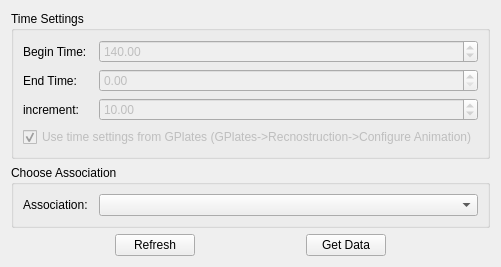
<?xml version="1.0" encoding="UTF-8"?>
<ui version="4.0">
 <class>Form</class>
 <widget class="QWidget" name="Form">
  <property name="geometry">
   <rect>
    <x>0</x>
    <y>0</y>
    <width>449</width>
    <height>245</height>
   </rect>
  </property>
  <property name="windowTitle">
   <string>Time Series</string>
  </property>
  <layout class="QVBoxLayout" name="verticalLayout_2">
   <item>
    <widget class="QGroupBox" name="groupBox">
     <property name="title">
      <string>Time Settings</string>
     </property>
     <layout class="QVBoxLayout" name="verticalLayout">
      <item>
       <layout class="QHBoxLayout" name="horizontalLayout_3">
        <item>
         <widget class="QLabel" name="label">
          <property name="sizePolicy">
           <sizepolicy hsizetype="Minimum" vsizetype="Preferred">
            <horstretch>0</horstretch>
            <verstretch>0</verstretch>
           </sizepolicy>
          </property>
          <property name="minimumSize">
           <size>
            <width>70</width>
            <height>0</height>
           </size>
          </property>
          <property name="text">
           <string>Begin Time:</string>
          </property>
         </widget>
        </item>
        <item>
         <widget class="QDoubleSpinBox" name="begin_time">
          <property name="enabled">
           <bool>false</bool>
          </property>
          <property name="sizePolicy">
           <sizepolicy hsizetype="Expanding" vsizetype="Fixed">
            <horstretch>0</horstretch>
            <verstretch>0</verstretch>
           </sizepolicy>
          </property>
          <property name="maximum">
           <double>9999.000000000000000</double>
          </property>
          <property name="value">
           <double>140.000000000000000</double>
          </property>
         </widget>
        </item>
       </layout>
      </item>
      <item>
       <layout class="QHBoxLayout" name="horizontalLayout_4">
        <item>
         <widget class="QLabel" name="label_2">
          <property name="sizePolicy">
           <sizepolicy hsizetype="Minimum" vsizetype="Preferred">
            <horstretch>0</horstretch>
            <verstretch>0</verstretch>
           </sizepolicy>
          </property>
          <property name="minimumSize">
           <size>
            <width>70</width>
            <height>0</height>
           </size>
          </property>
          <property name="text">
           <string>End Time:</string>
          </property>
         </widget>
        </item>
        <item>
         <widget class="QDoubleSpinBox" name="end_time">
          <property name="enabled">
           <bool>false</bool>
          </property>
          <property name="sizePolicy">
           <sizepolicy hsizetype="Expanding" vsizetype="Fixed">
            <horstretch>0</horstretch>
            <verstretch>0</verstretch>
           </sizepolicy>
          </property>
          <property name="maximum">
           <double>9999.000000000000000</double>
          </property>
         </widget>
        </item>
       </layout>
      </item>
      <item>
       <layout class="QHBoxLayout" name="horizontalLayout_5">
        <item>
         <widget class="QLabel" name="label_3">
          <property name="sizePolicy">
           <sizepolicy hsizetype="Minimum" vsizetype="Preferred">
            <horstretch>0</horstretch>
            <verstretch>0</verstretch>
           </sizepolicy>
          </property>
          <property name="minimumSize">
           <size>
            <width>70</width>
            <height>0</height>
           </size>
          </property>
          <property name="text">
           <string>increment:</string>
          </property>
         </widget>
        </item>
        <item>
         <widget class="QDoubleSpinBox" name="increment">
          <property name="enabled">
           <bool>false</bool>
          </property>
          <property name="sizePolicy">
           <sizepolicy hsizetype="Expanding" vsizetype="Fixed">
            <horstretch>0</horstretch>
            <verstretch>0</verstretch>
           </sizepolicy>
          </property>
          <property name="maximum">
           <double>9999.000000000000000</double>
          </property>
          <property name="value">
           <double>10.000000000000000</double>
          </property>
         </widget>
        </item>
       </layout>
      </item>
      <item>
       <widget class="QCheckBox" name="checkBox">
        <property name="enabled">
         <bool>false</bool>
        </property>
        <property name="text">
         <string>Use time settings from GPlates (GPlates-&gt;Recnostruction-&gt;Configure Animation)</string>
        </property>
        <property name="checked">
         <bool>true</bool>
        </property>
       </widget>
      </item>
     </layout>
    </widget>
   </item>
   <item>
    <widget class="QGroupBox" name="groupBox_2">
     <property name="title">
      <string>Choose Association</string>
     </property>
     <layout class="QHBoxLayout" name="horizontalLayout_2">
      <item>
       <widget class="QLabel" name="label_4">
        <property name="sizePolicy">
         <sizepolicy hsizetype="Minimum" vsizetype="Preferred">
          <horstretch>0</horstretch>
          <verstretch>0</verstretch>
         </sizepolicy>
        </property>
        <property name="minimumSize">
         <size>
          <width>70</width>
          <height>0</height>
         </size>
        </property>
        <property name="text">
         <string>Association:</string>
        </property>
       </widget>
      </item>
      <item>
       <widget class="QComboBox" name="property_comboBox">
        <property name="sizePolicy">
         <sizepolicy hsizetype="Expanding" vsizetype="Fixed">
          <horstretch>0</horstretch>
          <verstretch>0</verstretch>
         </sizepolicy>
        </property>
       </widget>
      </item>
     </layout>
    </widget>
   </item>
   <item>
    <layout class="QHBoxLayout" name="horizontalLayout">
     <item>
      <spacer name="horizontalSpacer">
       <property name="orientation">
        <enum>Qt::Horizontal</enum>
       </property>
       <property name="sizeHint" stdset="0">
        <size>
         <width>40</width>
         <height>20</height>
        </size>
       </property>
      </spacer>
     </item>
     <item>
      <widget class="QPushButton" name="refresh_button">
       <property name="text">
        <string>Refresh</string>
       </property>
      </widget>
     </item>
     <item>
      <spacer name="horizontalSpacer_3">
       <property name="orientation">
        <enum>Qt::Horizontal</enum>
       </property>
       <property name="sizeHint" stdset="0">
        <size>
         <width>40</width>
         <height>20</height>
        </size>
       </property>
      </spacer>
     </item>
     <item>
      <widget class="QPushButton" name="commit_button">
       <property name="text">
        <string>Get Data</string>
       </property>
      </widget>
     </item>
     <item>
      <spacer name="horizontalSpacer_2">
       <property name="orientation">
        <enum>Qt::Horizontal</enum>
       </property>
       <property name="sizeHint" stdset="0">
        <size>
         <width>40</width>
         <height>20</height>
        </size>
       </property>
      </spacer>
     </item>
    </layout>
   </item>
  </layout>
 </widget>
 <resources/>
 <connections/>
</ui>
